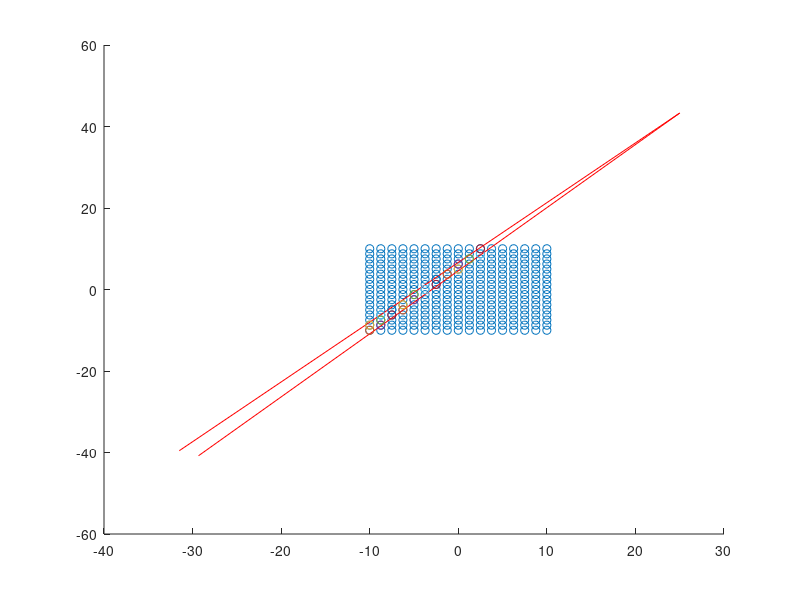

Write the MATLAB code that produced this figure.
clear;

src = [0,50];
det1 = [-7.5,-50];
det2 = [-5,-50];
coords = [-10:1.25:10];
px1 = meshgrid(coords);
px2 = px1';
px = [px1(:),px2(:)];
clear px1 px2;

theta = 30*pi/180;
rot = [cos(theta) -sin(theta); sin(theta), cos(theta)];

src= src*rot;
det1 = det1 * rot;
det2 = det2 * rot;

figure(1)
hold on;
scatter(px(:,1),px(:,2), 'b.')
plot([src(1),det1(1)], [src(2),det1(2)], 'r')
plot([src(1),det2(1)], [src(2),det2(2)], 'r')

d = [0 0 0; [src,1]; [det1,1]];
e = [0 0 0; [src,1]; [det2,1]];
for m = 1:length(px)
    d(1,:) = [px(m,:),1];
    e(1,:) = [px(m,:),1];
    if sign(det(d)) > -1 && sign(det(e)) < 1
        scatter(px(m,1),px(m,2),'r*')
    end
end

